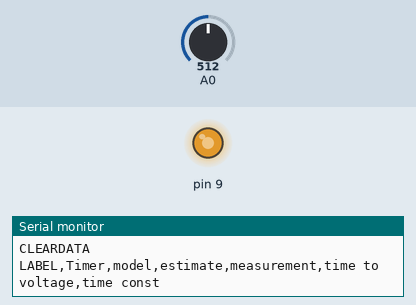
Simulated run of this sketch. Board: Arduino Uno, built with avr-gcc and run on an emulated ATmega328P. Parts: output pins drawn as LEDs (lit = HIGH), the last lines printed to the serial monitor. Inputs (shaded band) come from the test bench; at power-on: A0 = 512. Random numbers use the default seed unless the sketch sets one.

Above: at 0.1 s.
At 2.2 s:
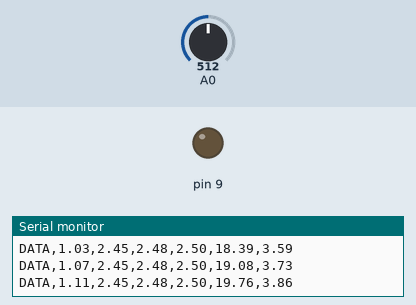
2.3 s: A0 set to 716
5.3 s: A0 set to 511
Timing chart, 0 to 8.3 s (numbered marks = the images above; inputs shaded):
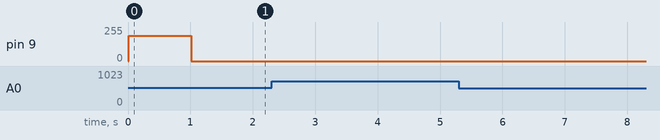

The sketch:

feb23_tau_volt_vector.ino
```cpp
  float a=0;  float P=1; float Q=1; float R=1; int k = 1;
  //float tau = 100*pow(10,3)*220*pow(10,-6);
  float tau = 3300*pow(10,-6)*180;
  const float xa0 = 3.3;
 // const float xa0 = 5;
 // float xa = xa0;
  float xa = 1;
  float x = xa0;
  float x_est;
  float z;
  int row = 0;
  int time_initial;
  float time;
  float t_remain;
  float t_predict;

  float state_model[2];
  float state_meas[2];
  float state_est[2];

  //const float W0;
  float SQRTM_P;
  float X0;
  float X1;
  float X2;
  //const float W1;
  //const float W2;
  float X0F;
  float X1F;
  float X2F;
  float XF_mean;
  float PX;
  float Z0F;
  float Z1F;
  float Z2F;
  float ZF_mean;
  float PZ;
  float PXZ;
  float K;

void setup(){
  Serial.begin(9600);
  Serial.println("CLEARDATA");
 // Serial.println("LABEL,Timer,truth,estimate");
  Serial.println("LABEL,Timer,model,estimate,measurement,time to voltage,time const");
//  pinMode(A0, OUTPUT);
//  digitalWrite(A0,HIGH);
 analogWrite(9,int(3.72/5.0*255)); // Uses PWM to give an average of 3.3V (or value of xa0) to digital pin 9

// Serial.println(int(xa0/5.0*255));

  pinMode(A0, INPUT);

  delay(1000);
  time_initial = millis();
  time = time_initial;

  analogWrite(9,0);            // Turns off digital pin 9 output

}

void loop(){
//  k++;

 time = millis() - time_initial;
 time = (float)time/1000;
 a = xa0*exp(-time/tau);
 x = a + random(0.005);
// state_model =


 // z = x + random(0.1);
  z = (float)(analogRead(A0))/1024*5;

  x_est = xa;
  tau = -time/log(xa/xa0);
  t_predict = -tau*log(0.03/5.0);


  const float W0 = -0.1;
  SQRTM_P = sqrt (2*P/(1-W0));
  X0 = xa;
  X1 = xa + SQRTM_P;
  X2 = xa - SQRTM_P;
  const float W1 = (1-W0)/(2*2);
  const float W2 = W1;
  X0F = a + X0;
  X1F = a + X1 + SQRTM_P;
  X2F = a + X2 - SQRTM_P;
  XF_mean = W0*X0F + W1*X1F + W2*X2F ;
  PX =  W0*(X0F - XF_mean)*(X0F - XF_mean) + W1*(X1F - XF_mean)*(X1F - XF_mean) +  W2*(X2F - XF_mean)*(X2F - XF_mean) + Q;
  Z0F = X0F;
  Z1F = X1F;
  Z2F = X2F;
  ZF_mean = W0*Z0F + W1*Z1F + W2*Z2F;
  PZ = W0*(Z0F - ZF_mean)*(Z0F - ZF_mean) + W1*(Z1F - ZF_mean)*(Z1F - ZF_mean) +  W2*(Z2F - ZF_mean)*(Z2F - ZF_mean) + R;
  PXZ = W0*(X0F - XF_mean)*(Z0F - ZF_mean) + W1*(X1F - XF_mean)*(Z1F - ZF_mean) + W2*(X2F - XF_mean)*(Z2F - ZF_mean);
  K = PXZ/PZ;
  xa = XF_mean + K*(z - ZF_mean);
  P = PX - K*PZ*K;
  Serial.print("DATA,"); Serial.print(time); Serial.print(","); Serial.print(x);Serial.print(",");
  Serial.print(xa);Serial.print(",");Serial.print(z); Serial.print(",");Serial.print(t_predict); Serial.print(",");
  Serial.println(tau);
  row++;
//  delay(1);
}
```
